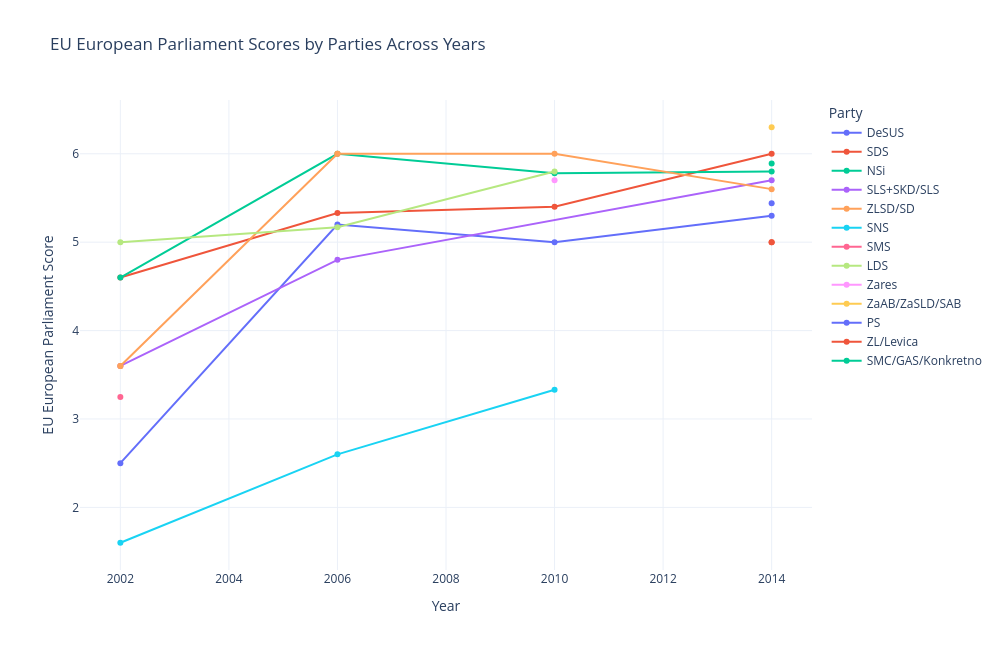

The notebook cell this image was saved under:
### Markdown cell above
# Specific EU Policy Questions

## EU EP
Position of the party leadership in YEAR on the (strengthening) powers of the European Parliament. 

Scale: 1 = Strongly opposed, 2 = Opposed, 3 = Somewhat opposed, 4 = Neutral, 5 = Somewhat in favor, 6 = In favor, 7 = Strongly in favor
Scale interpretation: 
- 1 = Strongly opposed → Party leadership is firmly against expanding EP powers.
- 2 = Opposed → Generally against giving more power to the EP.
- 3 = Somewhat opposed → Leans against EP empowerment but not strongly.
- 4 = Neutral → No clear stance or balanced view.
- 5 = Somewhat in favour → Mildly supports strengthening EP powers.
- 6 = In favour → Generally supports expanding the EP's role.
- 7 = Strongly in favour → Fully supports a stronger European Parliament.

### Code cell
eu_ep = df.dropna(subset=["eu_ep"])
fig = px.line(eu_ep, x='year', y='eu_ep', color='grouped_party', 
              markers=True, title='EU European Parliament Scores by Parties Across Years',
              labels={'year': 'Year', 'eu_ep': 'EU EP', 'grouped_party': 'Party'}, color_discrete_sequence=px.colors.qualitative.Plotly,
)

fig.update_layout(
    yaxis_title='EU European Parliament Score',
    legend_title='Party',
    template='plotly_white'
)

fig.update_layout(
    height=650,  
    width=1000,
)

fig.write_image('../../Figures/Sentiment_Analysis/CHES/EU_EP.png')

fig.show()

### Figure 1 — Plotly figure (JSON) as saved in the notebook; plotly's stock layout.template omitted (floating-point values rounded to 4 significant figures)
{"data": [{"hovertemplate": "Party=DeSUS<br>Year=%{x}<br>EU EP=%{y}<extra></extra>", "legendgroup": "DeSUS", "line": {"color": "#636EFA", "dash": "solid"}, "marker": {"symbol": "circle"}, "mode": "lines+markers", "name": "DeSUS", "orientation": "v", "showlegend": true, "type": "scatter", "x": [2002.0, 2006.0, 2010.0, 2014.0], "xaxis": "x", "y": [2.5, 5.2, 5.0, 5.3], "yaxis": "y"}, {"hovertemplate": "Party=SDS<br>Year=%{x}<br>EU EP=%{y}<extra></extra>", "legendgroup": "SDS", "line": {"color": "#EF553B", "dash": "solid"}, "marker": {"symbol": "circle"}, "mode": "lines+markers", "name": "SDS", "orientation": "v", "showlegend": true, "type": "scatter", "x": [2002.0, 2006.0, 2010.0, 2014.0], "xaxis": "x", "y": [4.6, 5.33, 5.4, 6.0], "yaxis": "y"}, {"hovertemplate": "Party=NSi<br>Year=%{x}<br>EU EP=%{y}<extra></extra>", "legendgroup": "NSi", "line": {"color": "#00CC96", "dash": "solid"}, "marker": {"symbol": "circle"}, "mode": "lines+markers", "name": "NSi", "orientation": "v", "showlegend": true, "type": "scatter", "x": [2002.0, 2006.0, 2010.0, 2014.0], "xaxis": "x", "y": [4.6, 6.0, 5.78, 5.8], "yaxis": "y"}, {"hovertemplate": "Party=SLS+SKD/SLS<br>Year=%{x}<br>EU EP=%{y}<extra></extra>", "legendgroup": "SLS+SKD/SLS", "line": {"color": "#AB63FA", "dash": "solid"}, "marker": {"symbol": "circle"}, "mode": "lines+markers", "name": "SLS+SKD/SLS", "orientation": "v", "showlegend": true, "type": "scatter", "x": [2002.0, 2006.0, 2014.0], "xaxis": "x", "y": [3.6, 4.8, 5.7], "yaxis": "y"}, {"hovertemplate": "Party=ZLSD/SD<br>Year=%{x}<br>EU EP=%{y}<extra></extra>", "legendgroup": "ZLSD/SD", "line": {"color": "#FFA15A", "dash": "solid"}, "marker": {"symbol": "circle"}, "mode": "lines+markers", "name": "ZLSD/SD", "orientation": "v", "showlegend": true, "type": "scatter", "x": [2002.0, 2002.0, 2006.0, 2006.0, 2010.0, 2014.0], "xaxis": "x", "y": [3.6, 3.6, 6.0, 6.0, 6.0, 5.6], "yaxis": "y"}, {"hovertemplate": "Party=SNS<br>Year=%{x}<br>EU EP=%{y}<extra></extra>", "legendgroup": "SNS", "line": {"color": "#19D3F3", "dash": "solid"}, "marker": {"symbol": "circle"}, "mode": "lines+markers", "name": "SNS", "orientation": "v", "showlegend": true, "type": "scatter", "x": [2002.0, 2006.0, 2010.0], "xaxis": "x", "y": [1.6, 2.6, 3.33], "yaxis": "y"}, {"hovertemplate": "Party=SMS<br>Year=%{x}<br>EU EP=%{y}<extra></extra>", "legendgroup": "SMS", "line": {"color": "#FF6692", "dash": "solid"}, "marker": {"symbol": "circle"}, "mode": "lines+markers", "name": "SMS", "orientation": "v", "showlegend": true, "type": "scatter", "x": [2002.0], "xaxis": "x", "y": [3.25], "yaxis": "y"}, {"hovertemplate": "Party=LDS<br>Year=%{x}<br>EU EP=%{y}<extra></extra>", "legendgroup": "LDS", "line": {"color": "#B6E880", "dash": "solid"}, "marker": {"symbol": "circle"}, "mode": "lines+markers", "name": "LDS", "orientation": "v", "showlegend": true, "type": "scatter", "x": [2002.0, 2006.0, 2010.0], "xaxis": "x", "y": [5.0, 5.17, 5.8], "yaxis": "y"}, {"hovertemplate": "Party=Zares<br>Year=%{x}<br>EU EP=%{y}<extra></extra>", "legendgroup": "Zares", "line": {"color": "#FF97FF", "dash": "solid"}, "marker": {"symbol": "circle"}, "mode": "lines+markers", "name": "Zares", "orientation": "v", "showlegend": true, "type": "scatter", "x": [2010.0], "xaxis": "x", "y": [5.7], "yaxis": "y"}, {"hovertemplate": "Party=ZaAB/ZaSLD/SAB<br>Year=%{x}<br>EU EP=%{y}<extra></extra>", "legendgroup": "ZaAB/ZaSLD/SAB", "line": {"color": "#FECB52", "dash": "solid"}, "marker": {"symbol": "circle"}, "mode": "lines+markers", "name": "ZaAB/ZaSLD/SAB", "orientation": "v", "showlegend": true, "type": "scatter", "x": [2014.0], "xaxis": "x", "y": [6.3], "yaxis": "y"}, {"hovertemplate": "Party=PS<br>Year=%{x}<br>EU EP=%{y}<extra></extra>", "legendgroup": "PS", "line": {"color": "#636EFA", "dash": "solid"}, "marker": {"symbol": "circle"}, "mode": "lines+markers", "name": "PS", "orientation": "v", "showlegend": true, "type": "scatter", "x": [2014.0], "xaxis": "x", "y": [5.44], "yaxis": "y"}, {"hovertemplate": "Party=ZL/Levica<br>Year=%{x}<br>EU EP=%{y}<extra></extra>", "legendgroup": "ZL/Levica", "line": {"color": "#EF553B", "dash": "solid"}, "marker": {"symbol": "circle"}, "mode": "lines+markers", "name": "ZL/Levica", "orientation": "v", "showlegend": true, "type": "scatter", "x": [2014.0, 2014.0], "xaxis": "x", "y": [5.0, 5.0], "yaxis": "y"}, {"hovertemplate": "Party=SMC/GAS/Konkretno<br>Year=%{x}<br>EU EP=%{y}<extra></extra>", "legendgroup": "SMC/GAS/Konkretno", "line": {"color": "#00CC96", "dash": "solid"}, "marker": {"symbol": "circle"}, "mode": "lines+markers", "name": "SMC/GAS/Konkretno", "orientation": "v", "showlegend": true, "type": "scatter", "x": [2014.0], "xaxis": "x", "y": [5.89], "yaxis": "y"}], "layout": {"height": 650, "legend": {"title": {"text": "Party"}, "tracegroupgap": 0}, "title": {"text": "EU European Parliament Scores by Parties Across Years"}, "width": 1000, "xaxis": {"anchor": "y", "domain": [0, 1], "title": {"text": "Year"}}, "yaxis": {"anchor": "x", "domain": [0, 1], "title": {"text": "EU European Parliament Score"}}}}
